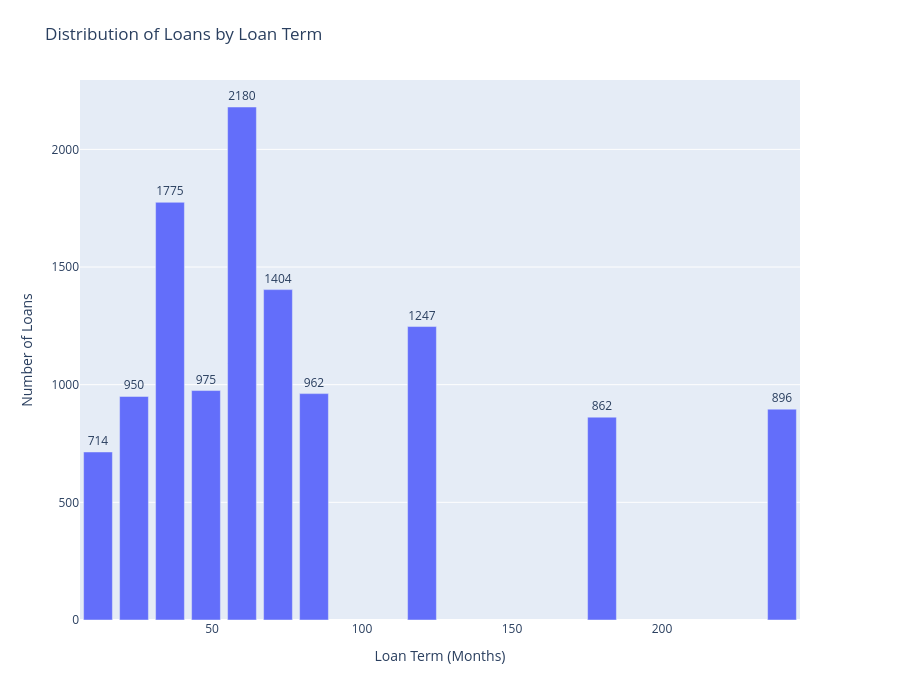

Here is the notebook cell this chart was saved with:
### Markdown cell above
**Answer:** Loan terms range from **12 to 240 months**. The most common loan term is **60 months**, with **2,180 loans**, while the least common term is **12 months**, with **714 loans**.

### Code cell
fig = px.bar(loan_term_stats.reset_index(),
             x="term_months",
             y="count",
             labels={"term_months": "Loan Term (Months)", "count": "Number of Loans"},
             title="Distribution of Loans by Loan Term")

fig.update_traces(texttemplate="%{y}", textposition="outside")

fig.update_layout(height=700, margin=dict(l=80, r=100, t=80, b=80))

fig.show()

### Figure 1 — Plotly figure (JSON) as saved in the notebook; plotly's stock layout.template omitted (floating-point values rounded to 4 significant figures)
{"data": [{"hovertemplate": "Loan Term (Months)=%{x}<br>Number of Loans=%{y}<extra></extra>", "legendgroup": "", "marker": {"color": "#636efa", "pattern": {"shape": ""}}, "name": "", "orientation": "v", "showlegend": false, "textposition": "outside", "texttemplate": "%{y}", "type": "bar", "x": [12, 24, 36, 48, 60, 72, 84, 120, 180, 240], "xaxis": "x", "y": [714, 950, 1775, 975, 2180, 1404, 962, 1247, 862, 896], "yaxis": "y"}], "layout": {"barmode": "relative", "height": 700, "legend": {"tracegroupgap": 0}, "margin": {"b": 80, "l": 80, "r": 100, "t": 80}, "title": {"text": "Distribution of Loans by Loan Term"}, "xaxis": {"anchor": "y", "domain": [0, 1], "title": {"text": "Loan Term (Months)"}}, "yaxis": {"anchor": "x", "domain": [0, 1], "title": {"text": "Number of Loans"}}}}
